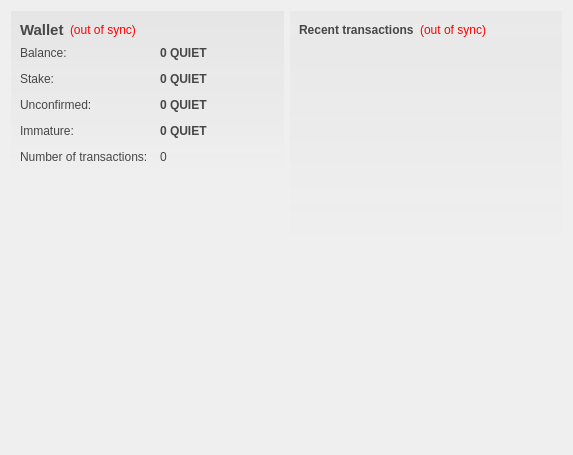
<?xml version="1.0" encoding="UTF-8"?>
<ui version="4.0">
 <class>OverviewPage</class>
 <widget class="QWidget" name="OverviewPage">
  <property name="geometry">
   <rect>
    <x>0</x>
    <y>0</y>
    <width>573</width>
    <height>455</height>
   </rect>
  </property>
  <property name="windowTitle">
   <string>Form</string>
  </property>
  <property name="styleSheet">
   <string notr="true">#OverviewPage { color: #464747; }</string>
  </property>
  <layout class="QHBoxLayout" name="horizontalLayout" stretch="1,1">
   <item>
    <layout class="QVBoxLayout" name="verticalLayout_2">
     <item>
      <widget class="QFrame" name="frame">
       <property name="styleSheet">
        <string notr="true">#frame { background-color: qlineargradient(spread:pad, x1:0, y1:0, x2:0, y2:1, stop:0 rgba(70,71,71,15), stop:1.0 rgba(70,71,71,0)); }</string>
       </property>
       <layout class="QVBoxLayout" name="verticalLayout_4">
        <item>
         <layout class="QHBoxLayout" name="horizontalLayout_4">
          <item>
           <widget class="QLabel" name="label_5">
            <property name="font">
             <font>
              <pointsize>11</pointsize>
              <weight>75</weight>
              <bold>true</bold>
             </font>
            </property>
            <property name="styleSheet">
             <string notr="true">color: #464747;</string>
            </property>
            <property name="text">
             <string>Wallet</string>
            </property>
           </widget>
          </item>
          <item>
           <widget class="QLabel" name="labelWalletStatus">
            <property name="toolTip">
             <string>The displayed information may be out of date. Your wallet automatically synchronizes with the Quietcoin network after a connection is established, but this process has not completed yet.</string>
            </property>
            <property name="styleSheet">
             <string notr="true">QLabel { color: red; }</string>
            </property>
            <property name="text">
             <string notr="true">(out of sync)</string>
            </property>
            <property name="alignment">
             <set>Qt::AlignLeading|Qt::AlignLeft|Qt::AlignVCenter</set>
            </property>
           </widget>
          </item>
          <item>
           <spacer name="horizontalSpacer_2">
            <property name="orientation">
             <enum>Qt::Horizontal</enum>
            </property>
            <property name="sizeHint" stdset="0">
             <size>
              <width>40</width>
              <height>20</height>
             </size>
            </property>
           </spacer>
          </item>
         </layout>
        </item>
        <item>
         <layout class="QFormLayout" name="formLayout_2">
          <property name="fieldGrowthPolicy">
           <enum>QFormLayout::AllNonFixedFieldsGrow</enum>
          </property>
          <property name="horizontalSpacing">
           <number>12</number>
          </property>
          <property name="verticalSpacing">
           <number>12</number>
          </property>
          <item row="0" column="0">
           <widget class="QLabel" name="label">
            <property name="styleSheet">
             <string notr="true">color: #464747;</string>
            </property>
            <property name="text">
             <string>Balance:</string>
            </property>
           </widget>
          </item>
          <item row="0" column="1">
           <widget class="QLabel" name="labelBalance">
            <property name="font">
             <font>
              <weight>75</weight>
              <bold>true</bold>
             </font>
            </property>
            <property name="cursor">
             <cursorShape>IBeamCursor</cursorShape>
            </property>
            <property name="toolTip">
             <string>Your current balance</string>
            </property>
            <property name="styleSheet">
             <string notr="true">color: #464747;</string>
            </property>
            <property name="text">
             <string notr="true">0 QUIET</string>
            </property>
            <property name="textInteractionFlags">
             <set>Qt::LinksAccessibleByMouse|Qt::TextSelectableByKeyboard|Qt::TextSelectableByMouse</set>
            </property>
           </widget>
          </item>
          <item row="1" column="0">
           <widget class="QLabel" name="label_6">
            <property name="styleSheet">
             <string notr="true">color: #464747;</string>
            </property>
            <property name="text">
             <string>Stake:</string>
            </property>
           </widget>
          </item>
          <item row="1" column="1">
           <widget class="QLabel" name="labelStake">
            <property name="font">
             <font>
              <weight>75</weight>
              <bold>true</bold>
             </font>
            </property>
            <property name="cursor">
             <cursorShape>IBeamCursor</cursorShape>
            </property>
            <property name="toolTip">
             <string>Total of coins that was staked, and do not yet count toward the current balance</string>
            </property>
            <property name="styleSheet">
             <string notr="true">color: #464747;</string>
            </property>
            <property name="text">
             <string notr="true">0 QUIET</string>
            </property>
            <property name="textInteractionFlags">
             <set>Qt::LinksAccessibleByMouse|Qt::TextSelectableByKeyboard|Qt::TextSelectableByMouse</set>
            </property>
           </widget>
          </item>
          <item row="2" column="0">
           <widget class="QLabel" name="label_3">
            <property name="styleSheet">
             <string notr="true">color: #464747;</string>
            </property>
            <property name="text">
             <string>Unconfirmed:</string>
            </property>
           </widget>
          </item>
          <item row="2" column="1">
           <widget class="QLabel" name="labelUnconfirmed">
            <property name="font">
             <font>
              <weight>75</weight>
              <bold>true</bold>
             </font>
            </property>
            <property name="cursor">
             <cursorShape>IBeamCursor</cursorShape>
            </property>
            <property name="toolTip">
             <string>Total of transactions that have yet to be confirmed, and do not yet count toward the current balance</string>
            </property>
            <property name="styleSheet">
             <string notr="true">color: #464747;</string>
            </property>
            <property name="text">
             <string notr="true">0 QUIET</string>
            </property>
            <property name="textInteractionFlags">
             <set>Qt::LinksAccessibleByMouse|Qt::TextSelectableByKeyboard|Qt::TextSelectableByMouse</set>
            </property>
           </widget>
          </item>
          <item row="3" column="0">
           <widget class="QLabel" name="labelImmatureText">
            <property name="styleSheet">
             <string notr="true">color: #464747;</string>
            </property>
            <property name="text">
             <string>Immature:</string>
            </property>
           </widget>
          </item>
          <item row="3" column="1">
           <widget class="QLabel" name="labelImmature">
            <property name="font">
             <font>
              <weight>75</weight>
              <bold>true</bold>
             </font>
            </property>
            <property name="toolTip">
             <string>Mined balance that has not yet matured</string>
            </property>
            <property name="styleSheet">
             <string notr="true">color: #464747;</string>
            </property>
            <property name="text">
             <string notr="true">0 QUIET</string>
            </property>
            <property name="textInteractionFlags">
             <set>Qt::LinksAccessibleByMouse|Qt::TextSelectableByKeyboard|Qt::TextSelectableByMouse</set>
            </property>
           </widget>
          </item>
          <item row="4" column="0">
           <widget class="QLabel" name="label_2">
            <property name="styleSheet">
             <string notr="true">color: #464747;</string>
            </property>
            <property name="text">
             <string>Number of transactions:</string>
            </property>
           </widget>
          </item>
          <item row="4" column="1">
           <widget class="QLabel" name="labelNumTransactions">
            <property name="toolTip">
             <string>Total number of transactions in wallet</string>
            </property>
            <property name="styleSheet">
             <string notr="true">color: #464747;</string>
            </property>
            <property name="text">
             <string notr="true">0</string>
            </property>
           </widget>
          </item>
         </layout>
        </item>
       </layout>
      </widget>
     </item>
     <item>
      <spacer name="verticalSpacer">
       <property name="orientation">
        <enum>Qt::Vertical</enum>
       </property>
       <property name="sizeHint" stdset="0">
        <size>
         <width>20</width>
         <height>40</height>
        </size>
       </property>
      </spacer>
     </item>
     <item>
      <widget class="QLabel" name="label_6">
       <property name="text">
        <string/>
       </property>
       <property name="pixmap">
        <pixmap resource="../bitcoin.qrc">:/images/backg</pixmap>
       </property>
       <property name="scaledContents">
        <bool>false</bool>
       </property>
       <property name="alignment">
        <set>Qt::AlignCenter</set>
       </property>
       <property name="margin">
        <number>-2</number>
       </property>
      </widget>
     </item>
    </layout>
   </item>
   <item>
    <layout class="QVBoxLayout" name="verticalLayout_3">
     <item>
      <widget class="QFrame" name="frame_2">
       <property name="styleSheet">
        <string notr="true">#frame_2 { background-color: qlineargradient(spread:pad, x1:0, y1:0, x2:0, y2:1, stop:0 rgba(70,71,71,10), stop:1.0 rgba(70,71,71,0)); }</string>
       </property>
       <layout class="QVBoxLayout" name="verticalLayout">
        <item>
         <layout class="QHBoxLayout" name="horizontalLayout_2">
          <item>
           <widget class="QLabel" name="label_4">
            <property name="styleSheet">
             <string notr="true">color: #464747;</string>
            </property>
            <property name="text">
             <string>&lt;b&gt;Recent transactions&lt;/b&gt;</string>
            </property>
           </widget>
          </item>
          <item>
           <widget class="QLabel" name="labelTransactionsStatus">
            <property name="toolTip">
             <string>The displayed information may be out of date. Your wallet automatically synchronizes with the Quietcoin network after a connection is established, but this process has not completed yet.</string>
            </property>
            <property name="styleSheet">
             <string notr="true">QLabel { color: red; }</string>
            </property>
            <property name="text">
             <string notr="true">(out of sync)</string>
            </property>
            <property name="alignment">
             <set>Qt::AlignRight|Qt::AlignTrailing|Qt::AlignVCenter</set>
            </property>
           </widget>
          </item>
          <item>
           <spacer name="horizontalSpacer">
            <property name="orientation">
             <enum>Qt::Horizontal</enum>
            </property>
            <property name="sizeHint" stdset="0">
             <size>
              <width>40</width>
              <height>20</height>
             </size>
            </property>
           </spacer>
          </item>
         </layout>
        </item>
        <item>
         <widget class="QListView" name="listTransactions">
          <property name="styleSheet">
           <string notr="true">QListView { background: transparent; }</string>
          </property>
          <property name="frameShape">
           <enum>QFrame::NoFrame</enum>
          </property>
          <property name="verticalScrollBarPolicy">
           <enum>Qt::ScrollBarAlwaysOff</enum>
          </property>
          <property name="horizontalScrollBarPolicy">
           <enum>Qt::ScrollBarAlwaysOff</enum>
          </property>
          <property name="selectionMode">
           <enum>QAbstractItemView::NoSelection</enum>
          </property>
         </widget>
        </item>
       </layout>
      </widget>
     </item>
     <item>
      <spacer name="verticalSpacer_2">
       <property name="orientation">
        <enum>Qt::Vertical</enum>
       </property>
       <property name="sizeHint" stdset="0">
        <size>
         <width>20</width>
         <height>40</height>
        </size>
       </property>
      </spacer>
     </item>
    </layout>
   </item>
  </layout>
 </widget>
 <resources>
  <include location="../bitcoin.qrc"/>
 </resources>
 <connections/>
</ui>
